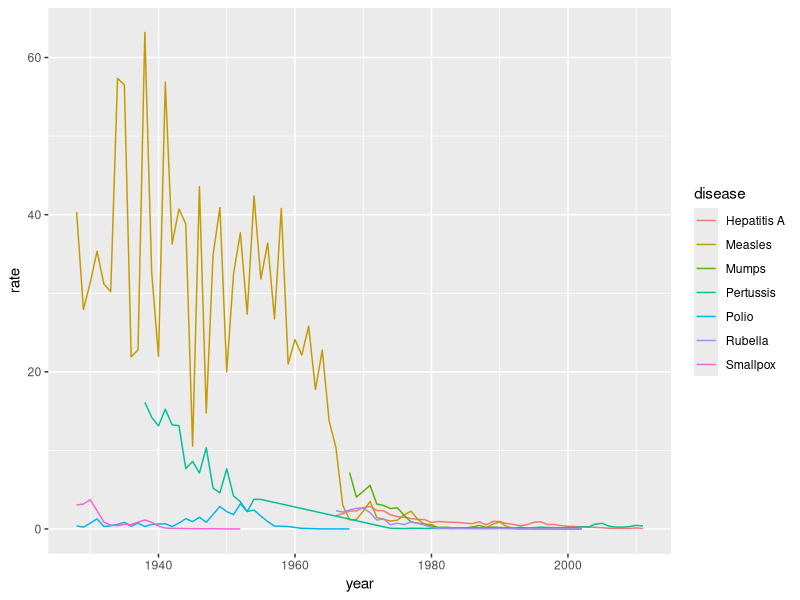

Reproduce this figure in R.
library(dplyr)
library(ggplot2)
library(dslabs)
library(RColorBrewer)
data(us_contagious_diseases)

  # geom_line(aes(year,rate, group = state), color = "grey50", show.legend = FALSE, alpha = 0.2, size = 1) +
  # geom_line(mapping = aes(year, us_rate), data = avg, size = 1, col = "black") +

us_contagious_diseases %>%
  filter(!is.na(population)) %>%
  group_by(year,disease) %>%
  summarize(rate = sum(count)/sum(population)*10000) %>%
  ggplot(aes(year,rate,color=disease)) +
  geom_line()
